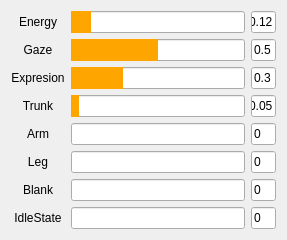
   <widget class="QWidget" name="gridLayoutWidget_2">
    <property name="geometry">
     <rect>
      <x>0</x>
      <y>340</y>
      <width>241</width>
      <height>191</height>
     </rect>
    </property>
    <layout class="QGridLayout" name="gridLayout_3" columnstretch="1,7,1">
     <property name="sizeConstraint">
      <enum>QLayout::SetFixedSize</enum>
     </property>
     <item row="4" column="2">
      <widget class="QLineEdit" name="lineEdit_body5">
       <property name="text">
        <string>0</string>
       </property>
      </widget>
     </item>
     <item row="0" column="2">
      <widget class="QLineEdit" name="lineEdit_body1">
       <property name="text">
        <string>0.12</string>
       </property>
      </widget>
     </item>
     <item row="3" column="1">
      <widget class="QProgressBar" name="progressBar_body4">
       <property name="styleSheet">
        <string notr="true">QProgressBar::chunk{background:orange}</string>
       </property>
       <property name="value">
        <number>5</number>
       </property>
       <property name="textVisible">
        <bool>false</bool>
       </property>
      </widget>
     </item>
     <item row="5" column="1">
      <widget class="QProgressBar" name="progressBar_body6">
       <property name="styleSheet">
        <string notr="true">QProgressBar::chunk{background:orange}</string>
       </property>
       <property name="value">
        <number>0</number>
       </property>
       <property name="textVisible">
        <bool>false</bool>
       </property>
      </widget>
     </item>
     <item row="6" column="1">
      <widget class="QProgressBar" name="progressBar_body7">
       <property name="styleSheet">
        <string notr="true">QProgressBar::chunk{background:orange}</string>
       </property>
       <property name="value">
        <number>0</number>
       </property>
       <property name="textVisible">
        <bool>false</bool>
       </property>
      </widget>
     </item>
     <item row="5" column="2">
      <widget class="QLineEdit" name="lineEdit_body6">
       <property name="text">
        <string>0</string>
       </property>
      </widget>
     </item>
     <item row="7" column="1">
      <widget class="QProgressBar" name="progressBar_body8_atwork">
       <property name="styleSheet">
        <string notr="true">QProgressBar::chunk{background:orange}</string>
       </property>
       <property name="value">
        <number>0</number>
       </property>
       <property name="textVisible">
        <bool>false</bool>
       </property>
      </widget>
     </item>
     <item row="3" column="2">
      <widget class="QLineEdit" name="lineEdit_body4">
       <property name="text">
        <string>0.05</string>
       </property>
      </widget>
     </item>
     <item row="0" column="1">
      <widget class="QProgressBar" name="progressBar_body1">
       <property name="styleSheet">
        <string notr="true">QProgressBar::chunk{background:orange}</string>
       </property>
       <property name="value">
        <number>12</number>
       </property>
       <property name="textVisible">
        <bool>false</bool>
       </property>
      </widget>
     </item>
     <item row="1" column="2">
      <widget class="QLineEdit" name="lineEdit_body2">
       <property name="text">
        <string>0.5</string>
       </property>
      </widget>
     </item>
     <item row="1" column="1">
      <widget class="QProgressBar" name="progressBar_body2">
       <property name="styleSheet">
        <string notr="true">QProgressBar::chunk{background:orange}</string>
       </property>
       <property name="value">
        <number>50</number>
       </property>
       <property name="textVisible">
        <bool>false</bool>
       </property>
      </widget>
     </item>
     <item row="4" column="1">
      <widget class="QProgressBar" name="progressBar_body5">
       <property name="styleSheet">
        <string notr="true">QProgressBar::chunk{background:orange}</string>
       </property>
       <property name="value">
        <number>0</number>
       </property>
       <property name="textVisible">
        <bool>false</bool>
       </property>
      </widget>
     </item>
     <item row="6" column="2">
      <widget class="QLineEdit" name="lineEdit_body7">
       <property name="text">
        <string>0</string>
       </property>
      </widget>
     </item>
     <item row="2" column="1">
      <widget class="QProgressBar" name="progressBar_body3">
       <property name="styleSheet">
        <string notr="true">QProgressBar::chunk{background:orange}</string>
       </property>
       <property name="value">
        <number>30</number>
       </property>
       <property name="textVisible">
        <bool>false</bool>
       </property>
      </widget>
     </item>
     <item row="2" column="2">
      <widget class="QLineEdit" name="lineEdit_body3">
       <property name="text">
        <string>0.3</string>
       </property>
      </widget>
     </item>
     <item row="7" column="2">
      <widget class="QLineEdit" name="lineEdit_body8">
       <property name="text">
        <string>0</string>
       </property>
      </widget>
     </item>
     <item row="0" column="0">
      <widget class="QLabel" name="label_43">
       <property name="text">
        <string>Energy</string>
       </property>
       <property name="alignment">
        <set>Qt::AlignCenter</set>
       </property>
      </widget>
     </item>
     <item row="1" column="0">
      <widget class="QLabel" name="label_49">
       <property name="text">
        <string>Gaze</string>
       </property>
       <property name="alignment">
        <set>Qt::AlignCenter</set>
       </property>
      </widget>
     </item>
     <item row="2" column="0">
      <widget class="QLabel" name="label_50">
       <property name="text">
        <string>Expresion</string>
       </property>
       <property name="alignment">
        <set>Qt::AlignCenter</set>
       </property>
      </widget>
     </item>
     <item row="3" column="0">
      <widget class="QLabel" name="label_51">
       <property name="text">
        <string>Trunk</string>
       </property>
       <property name="alignment">
        <set>Qt::AlignCenter</set>
       </property>
      </widget>
     </item>
     <item row="4" column="0">
      <widget class="QLabel" name="label_52">
       <property name="contextMenuPolicy">
        <enum>Qt::ActionsContextMenu</enum>
       </property>
       <property name="text">
        <string>Arm</string>
       </property>
       <property name="alignment">
        <set>Qt::AlignCenter</set>
       </property>
      </widget>
     </item>
     <item row="5" column="0">
      <widget class="QLabel" name="label_53">
       <property name="contextMenuPolicy">
        <enum>Qt::ActionsContextMenu</enum>
       </property>
       <property name="text">
        <string>Leg</string>
       </property>
       <property name="alignment">
        <set>Qt::AlignCenter</set>
       </property>
      </widget>
     </item>
     <item row="6" column="0">
      <widget class="QLabel" name="label_54">
       <property name="contextMenuPolicy">
        <enum>Qt::ActionsContextMenu</enum>
       </property>
       <property name="text">
        <string>Blank</string>
       </property>
       <property name="alignment">
        <set>Qt::AlignCenter</set>
       </property>
      </widget>
     </item>
     <item row="7" column="0">
      <widget class="QLabel" name="label_55">
       <property name="contextMenuPolicy">
        <enum>Qt::ActionsContextMenu</enum>
       </property>
       <property name="text">
        <string>IdleState</string>
       </property>
       <property name="alignment">
        <set>Qt::AlignCenter</set>
       </property>
      </widget>
     </item>
    </layout>
   </widget>
